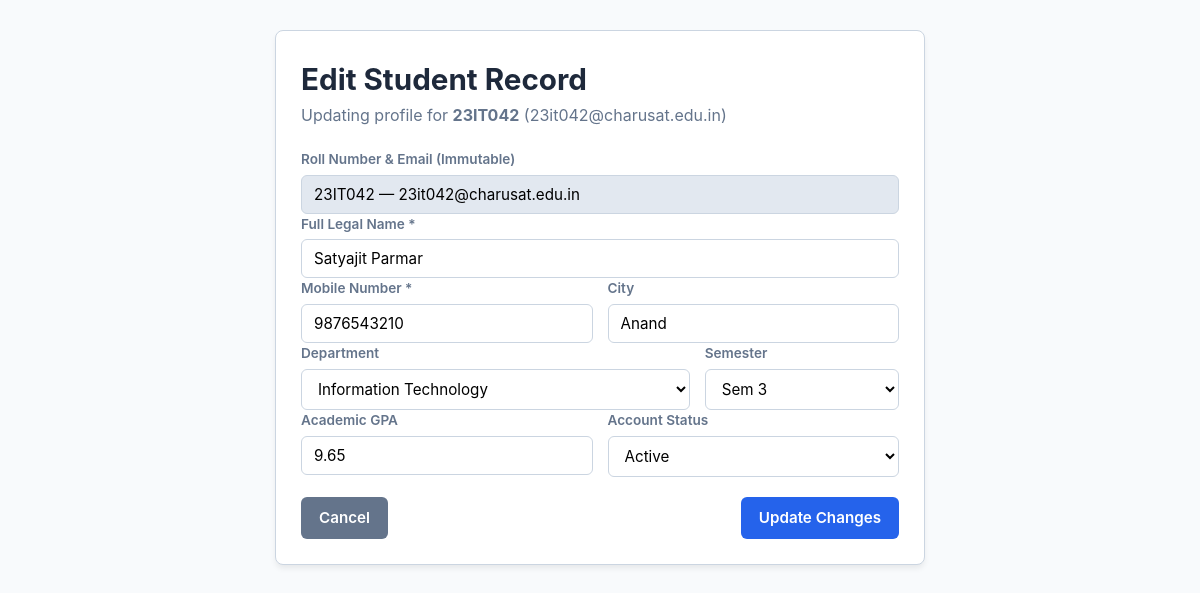
The page /edit_student.php?id=1 on the database its author committed.
### tables this page shows
CREATE TABLE IF NOT EXISTS `students` (
    `id` INT UNSIGNED AUTO_INCREMENT PRIMARY KEY,
    `roll_number` VARCHAR(20) NOT NULL UNIQUE,
    `full_name` VARCHAR(100) NOT NULL,
    `email` VARCHAR(100) NOT NULL UNIQUE,
    `phone` VARCHAR(15) NOT NULL,
    `department` VARCHAR(80) NOT NULL,
    `semester` TINYINT UNSIGNED NOT NULL DEFAULT 1,
    `gpa` DECIMAL(3, 2) NOT NULL DEFAULT 0.00,
    `city` VARCHAR(50) NOT NULL DEFAULT 'Anand',
    `status` ENUM('active', 'inactive', 'deleted') NOT NULL DEFAULT 'active',
    `created_at` TIMESTAMP DEFAULT CURRENT_TIMESTAMP,
    `updated_at` TIMESTAMP DEFAULT CURRENT_TIMESTAMP ON UPDATE CURRENT_TIMESTAMP,
    INDEX `idx_students_search` (`roll_number`, `full_name`, `email`),
    INDEX `idx_students_filter` (`department`, `status`)
);

### edit_student.php (the view, shortened to what this page needs)
<?php
$pdo = Database::getConnection();
$id = (int)($_GET['id'] ?? 0);
$stmt = $pdo->prepare("SELECT * FROM students WHERE id = :id LIMIT 1");
$stmt->execute([':id' => $id]);
$student = $stmt->fetch();
?>
<!DOCTYPE html>
<html lang="en">
<head>
    <link rel="stylesheet" href="css/style.css">
</head>
<body>
    <div class="container" style="max-width: 650px;">
        <div class="card">
            <h1>Edit Student Record</h1>
            <p style="color:var(--text-secondary); margin-bottom: 20px;">Updating profile for <strong><?= htmlspecialchars($student['roll_number']) ?></strong> (<?= htmlspecialchars($student['email']) ?>)</p>
            <form action="edit_student.php?id=<?= $id ?>" method="POST">
                <div class="form-group">
                    <label>Roll Number &amp; Email (Immutable)</label>
                    <input type="text" class="form-control" value="<?= htmlspecialchars($student['roll_number']) ?> — <?= htmlspecialchars($student['email']) ?>" readonly style="background:#e2e8f0; cursor:not-allowed;">
                </div>
                <div class="form-group">
                    <label for="fullName">Full Legal Name *</label>
                    <input type="text" id="fullName" name="fullName" class="form-control" value="<?= htmlspecialchars($student['full_name']) ?>" required>
                </div>
                <div style="display:grid; grid-template-columns: 1fr 1fr; gap:15px;" class="form-group">
                    <div>
                        <label for="phone">Mobile Number *</label>
                        <input type="tel" id="phone" name="phone" class="form-control" value="<?= htmlspecialchars($student['phone']) ?>" maxlength="10" required>
                    </div>
                    <div>
                        <label for="city">City</label>
                        <input type="text" id="city" name="city" class="form-control" value="<?= htmlspecialchars($student['city']) ?>" required>
                    </div>
                </div>
                <div style="display:grid; grid-template-columns: 2fr 1fr; gap:15px;" class="form-group">
                    <div>
                        <label for="department">Department</label>
                        <select id="department" name="department" class="form-control" required>
                            <?php
                            $depts = ['Information Technology', 'Computer Engineering', 'Computer Science & Engineering', 'Electronics & Communication'];
                            foreach ($depts as $d): ?>
                                <option value="<?= $d ?>" <?= $student['department'] === $d ? 'selected' : '' ?>><?= $d ?></option>
                            <?php endforeach; ?>
                        </select>
                    </div>
                    <div>
                        <label for="semester">Semester</label>
                        <select id="semester" name="semester" class="form-control">
                            <?php for ($s = 1; $s <= 8; $s++): ?>
                                <option value="<?= $s ?>" <?= (int)$student['semester'] === $s ? 'selected' : '' ?>>Sem <?= $s ?></option>
                            <?php endfor; ?>
                        </select>
                    </div>
                </div>
                <div style="display:grid; grid-template-columns: 1fr 1fr; gap:15px;" class="form-group">
                    <div>
                        <label for="gpa">Academic GPA</label>
                        <input type="number" id="gpa" name="gpa" class="form-control" step="0.01" min="0" max="10" value="<?= htmlspecialchars($student['gpa']) ?>" required>
                    </div>
                    <div>
                        <label for="status">Account Status</label>
                        <select id="status" name="status" class="form-control">
                            <option value="active" <?= $student['status'] === 'active' ? 'selected' : '' ?>>Active</option>
                        </select>
                    </div>
                </div>
                <div style="display:flex; justify-content:space-between; margin-top:20px;">
                    <a href="index.php" class="btn btn-secondary">Cancel</a>
                    <button type="submit" class="btn btn-primary">Update Changes</button>
                </div>
            </form>
        </div>
    </div>
</body>
</html>

### css/style.css (style rules this page uses)
:root { --primary: #2563eb; --primary-dark: #1d4ed8; --bg-page: #f8fafc; --bg-card: #ffffff; --text-primary: #0f172a; --text-secondary: #64748b; --border: #cbd5e1; --success: #16a34a; --danger: #dc2626; --warning: #f59e0b; --radius: 8px; --shadow: 0 4px 6px -1px rgba(0, 0, 0, 0.08); }
* { box-sizing: border-box; margin: 0; padding: 0; font-family: -apple-system, BlinkMacSystemFont, "Segoe UI", Roboto, sans-serif; }
body { background: var(--bg-page); color: var(--text-primary); line-height: 1.6; padding: 30px 15px; }
.container { max-width: 1200px; margin: 0 auto; }
.card { background: var(--bg-card); border: 1px solid var(--border); border-radius: var(--radius); padding: 25px; box-shadow: var(--shadow); margin-bottom: 25px; }
h1 { font-size: 1.85rem; color: #1e293b; }
.btn { display: inline-flex; align-items: center; gap: 6px; background: var(--primary); color: #fff; padding: 9px 18px; border-radius: 6px; font-weight: 600; text-decoration: none; border: none; cursor: pointer; font-size: 0.95rem; transition: background 0.2s; }
.btn-secondary { background: #64748b; }
.form-group label { display: block; font-size: 0.85rem; font-weight: 600; margin-bottom: 4px; color: var(--text-secondary); }
.form-control { width: 100%; padding: 9px 12px; border: 1.5px solid var(--border); border-radius: 6px; font-size: 0.95rem; background: #fff; }

### rows shown on the page
students: roll_number "23IT042", email "23it042@charusat.edu.in", roll_number+email "23IT042 — 23it042@charusat.edu.in", fullName "Satyajit Parmar", phone "9876543210", city "Anand", department "Information Technology", semester "Sem 3", gpa "9.65", status "Active"
